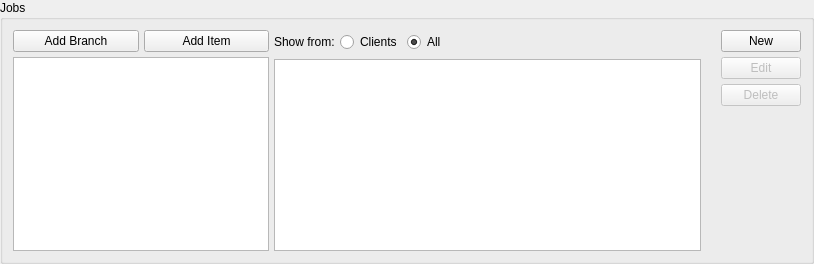
              <widget class="QGroupBox" name="groupBox_2">
               <property name="sizePolicy">
                <sizepolicy hsizetype="MinimumExpanding" vsizetype="Preferred">
                 <horstretch>0</horstretch>
                 <verstretch>0</verstretch>
                </sizepolicy>
               </property>
               <property name="title">
                <string>Jobs</string>
               </property>
               <layout class="QHBoxLayout" name="horizontalLayout_4">
                <property name="spacing">
                 <number>5</number>
                </property>
                <property name="margin">
                 <number>10</number>
                </property>
                <item>
                 <layout class="QVBoxLayout" name="verticalLayout_22">
                  <item>
                   <layout class="QHBoxLayout" name="horizontalLayout_19">
                    <item>
                     <widget class="QPushButton" name="pushButton_6">
                      <property name="toolTip">
                       <string>Add Cateory or Sub-Cateory</string>
                      </property>
                      <property name="text">
                       <string>Add Branch</string>
                      </property>
                     </widget>
                    </item>
                    <item>
                     <widget class="QPushButton" name="pushButton_7">
                      <property name="toolTip">
                       <string>Add Service or Product</string>
                      </property>
                      <property name="text">
                       <string>Add Item</string>
                      </property>
                     </widget>
                    </item>
                   </layout>
                  </item>
                  <item>
                   <widget class="QTreeView" name="treeView_2">
                    <property name="sizePolicy">
                     <sizepolicy hsizetype="Fixed" vsizetype="Expanding">
                      <horstretch>0</horstretch>
                      <verstretch>0</verstretch>
                     </sizepolicy>
                    </property>
                   </widget>
                  </item>
                 </layout>
                </item>
                <item>
                 <layout class="QVBoxLayout" name="verticalLayout_9">
                  <item>
                   <layout class="QHBoxLayout" name="horizontalLayout">
                    <item>
                     <layout class="QHBoxLayout" name="horizontalLayout_18">
                      <item>
                       <widget class="QLabel" name="label_20">
                        <property name="styleSheet">
                         <string notr="true">QLabel{
	background-color: rgba(255, 255, 255, 0);
	font: 10pt &quot;Roboto&quot;
}</string>
                        </property>
                        <property name="text">
                         <string>Show from:</string>
                        </property>
                       </widget>
                      </item>
                      <item>
                       <widget class="QRadioButton" name="radioButtonJClients">
                        <property name="text">
                         <string>Clients</string>
                        </property>
                       </widget>
                      </item>
                      <item>
                       <widget class="QRadioButton" name="radioButtonJAll">
                        <property name="text">
                         <string>All</string>
                        </property>
                        <property name="checked">
                         <bool>true</bool>
                        </property>
                       </widget>
                      </item>
                     </layout>
                    </item>
                    <item>
                     <widget class="QComboBox" name="comboBoxClients">
                      <property name="enabled">
                       <bool>true</bool>
                      </property>
                      <property name="sizePolicy">
                       <sizepolicy hsizetype="Fixed" vsizetype="Fixed">
                        <horstretch>0</horstretch>
                        <verstretch>0</verstretch>
                       </sizepolicy>
                      </property>
                      <property name="minimumSize">
                       <size>
                        <width>0</width>
                        <height>24</height>
                       </size>
                      </property>
                      <property name="maximumSize">
                       <size>
                        <width>0</width>
                        <height>16777215</height>
                       </size>
                      </property>
                      <property name="maxVisibleItems">
                       <number>20</number>
                      </property>
                      <property name="sizeAdjustPolicy">
                       <enum>QComboBox::AdjustToMinimumContentsLengthWithIcon</enum>
                      </property>
                     </widget>
                    </item>
                    <item>
                     <spacer name="horizontalSpacer_5">
                      <property name="orientation">
                       <enum>Qt::Horizontal</enum>
                      </property>
                      <property name="sizeType">
                       <enum>QSizePolicy::MinimumExpanding</enum>
                      </property>
                      <property name="sizeHint" stdset="0">
                       <size>
                        <width>250</width>
                        <height>20</height>
                       </size>
                      </property>
                     </spacer>
                    </item>
                   </layout>
                  </item>
                  <item>
                   <widget class="QTableView" name="jobsTable">
                    <property name="sizePolicy">
                     <sizepolicy hsizetype="MinimumExpanding" vsizetype="Expanding">
                      <horstretch>0</horstretch>
                      <verstretch>0</verstretch>
                     </sizepolicy>
                    </property>
                   </widget>
                  </item>
                 </layout>
                </item>
                <item>
                 <spacer name="horizontalSpacer_2">
                  <property name="orientation">
                   <enum>Qt::Horizontal</enum>
                  </property>
                  <property name="sizeType">
                   <enum>QSizePolicy::Preferred</enum>
                  </property>
                  <property name="sizeHint" stdset="0">
                   <size>
                    <width>15</width>
                    <height>20</height>
                   </size>
                  </property>
                 </spacer>
                </item>
                <item>
                 <layout class="QVBoxLayout" name="verticalLayout_6">
                  <property name="spacing">
                   <number>5</number>
                  </property>
                  <property name="sizeConstraint">
                   <enum>QLayout::SetNoConstraint</enum>
                  </property>
                  <item>
                   <widget class="QPushButton" name="btnNewJ">
                    <property name="enabled">
                     <bool>true</bool>
                    </property>
                    <property name="text">
                     <string>New</string>
                    </property>
                   </widget>
                  </item>
                  <item>
                   <widget class="QPushButton" name="btnEditJ">
                    <property name="enabled">
                     <bool>false</bool>
                    </property>
                    <property name="text">
                     <string>Edit</string>
                    </property>
                    <property name="default">
                     <bool>false</bool>
                    </property>
                    <property name="flat">
                     <bool>false</bool>
                    </property>
                   </widget>
                  </item>
                  <item>
                   <widget class="QPushButton" name="btnDelJ">
                    <property name="enabled">
                     <bool>false</bool>
                    </property>
                    <property name="styleSheet">
                     <string notr="true">
QPushButton:hover:!pressed {
	background-color: qlineargradient(spread:pad, x1:1, y1:0, x2:1, y2:1, stop:0 rgba(255, 54, 54, 255), stop:1 rgba(100, 0, 0, 255));
    border-style: outset;
	border-top-color: rgb(180, 54, 54);
	border-left-color: rgb(180, 54, 54);
	border-right-color: rgb(180, 54, 54);
	border-bottom-color: rgb(100, 0, 0);
}
QPushButton:hover {
    background-color:rgb(100, 0, 0);
    border-style: inset;
	border-color:rgb(100, 0, 0);

}

</string>
                    </property>
                    <property name="text">
                     <string>Delete</string>
                    </property>
                   </widget>
                  </item>
                  <item>
                   <spacer name="verticalSpacer_4">
                    <property name="orientation">
                     <enum>Qt::Vertical</enum>
                    </property>
                    <property name="sizeType">
                     <enum>QSizePolicy::MinimumExpanding</enum>
                    </property>
                    <property name="sizeHint" stdset="0">
                     <size>
                      <width>20</width>
                      <height>20</height>
                     </size>
                    </property>
                   </spacer>
                  </item>
                 </layout>
                </item>
               </layout>
               <zorder>horizontalSpacer_2</zorder>
               <zorder>layoutWidget_2</zorder>
              </widget>
